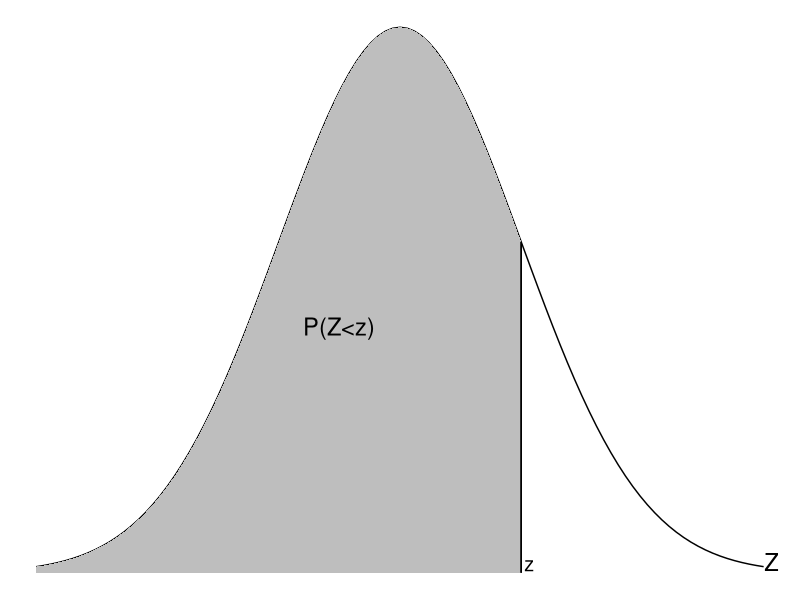

Generate this figure with R:
## ---- chunk 1
knitr::opts_chunk$set(echo = TRUE, 
                      size = "footnotesize",
                      comment = NA,
                      warning = FALSE,
                      message = FALSE,
                      #out.width = "1\\linewidth",
                      fig.align = "center",
                      fig.width = 8, 
                      fig.height = 4, 
                      fig.show = "hold",
                      fig.path = "Figuras1/",
                      fig.pos = "!htb",
                      fig.cap = TRUE,
                      background = "#E6E6FA",
                      #background = "black",
                      dev = c("png",'pdf'),
                      res=300,
                      dpi = 300,
                      cache = TRUE)
## ---- chunk 2
library(tidyverse)
#library(tinytex)
library(knitr)
library(kableExtra)
library(xtable)
## ---- chunk 3
ggplot(data.frame(x = c(-3, 3)), aes(x)) +
  stat_function(fun = dnorm,
                geom = "line",
                xlim = c(-3, 3)) +
  stat_function(fun = dnorm,
                geom = "area",
                fill = "gray",
                xlim = c(-3, 1)) +
  xlim(-3, 3) +
  geom_segment(aes(x = 1, y = 0, 
                   xend = 1, yend = dnorm(1)),
               size = 0.5) +
   theme_void() +
  annotate("text",label="z",x=1,y=0.0,
           hjust=-0.3,vjust=-0.1,
           size = 5) +
  annotate("text",label="Z",x=3,y=0.0,
           hjust=-0.05,vjust=-0.1,
           size = 6) +
  annotate("text",label="P(Z<z)",x=-0.8,y=0.18,hjust=0,vjust=0.5,
           size = 6)
  #geom_vline(aes(xintercept=1,label = 'tere'))

#geom_vline(data = events, aes(xintercept = as.numeric(time)))  +
 # geom_text(data = events, aes(x = as.numeric(time), y = 0, label = text))

## ---- chunk 4
options(digits = 4)
z1 <- seq(0,3.99,0.01)
qq <- round(pnorm(z1),4)
round(qq[1],4)
